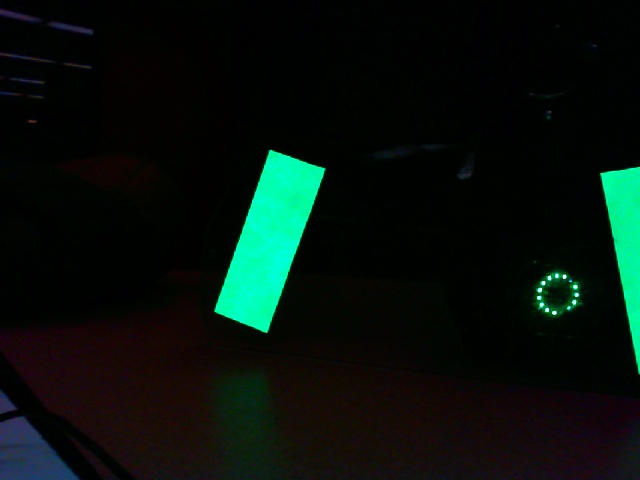
#> input picture images/cornersnap.jpg, 640 x 480 px, given in place of the camera
$ python Calibrator.py   (older library calls are emulated)
#> lines starting #> are read from the running program, lines starting #| are printed output that depends on the picture; after the words box and inside, x2 and y2 are one past the last pixel; in counts of white or black regions, pixels touching at a corner belong together
### Constants.py
import threading

import numpy as np
import csv

class Constants:

    xLock = threading.Lock()
    x = 0

    lowArray = np.array([])
    highArray = np.array([])

    '''
    Debug Modes:
    0 - No Debugging.  For use on field
    1 - Display Image.  Print Yaw and Pitch
    2 - Print All Points and Slopes
    3 - 1 & 2
    '''

    debugLevel = 3

    def isDebug(self):
        return self.debugLevel > 0

    def getDebug(self):
        return self.debugLevel

    def readValues(self):
        with open('HSV_Values.csv') as csv_file:
#> (reads HSV_Values.csv from the repository)
            csv_reader = csv.reader(csv_file, delimiter=',')
            low = next(csv_reader)
            high = next(csv_reader)

            for val in low:
                self.lowArray = np.append(self.lowArray, int(val))

            for val in high:
                self.highArray = np.append(self.highArray, int(val))

            return self.lowArray, self.highArray


    def readIndividualValues(self):
        vals = self.readValues()
        print(vals[0][0],vals[0][1],vals[0][2],vals[1][0],vals[1][1],vals[1][2])
        return int(vals[0][0]),int(vals[0][1]),int(vals[0][2]),int(vals[1][0]),int(vals[1][1]),int(vals[1][2])

    def writeValues(self,lH,lS,lV,hH,hS,hV):
        with open('HSV_Values.csv', 'w', newline='') as csvfile:
            output = csv.writer(csvfile, delimiter=',', )
            output.writerow([lH,lS,lV])
            output.writerow([hH,hS,hV])

### Calibrator/Calibrator.py
import cv2
import numpy as np

from Constants import Constants

c = Constants()

cap = cv2.VideoCapture(1)

def nothing(x):
    pass

# Creating a window for later use
cv2.namedWindow('low')
cv2.namedWindow('high')
cv2.namedWindow('result')

# Starting with 100's to prevent error while masking
lH, lS, lV, hH, hS, hV = c.readIndividualValues()

# Creating track bar
cv2.createTrackbar('Low H', 'low',0,179,nothing)
cv2.setTrackbarPos('Low H', 'low', lH)
cv2.createTrackbar('Low S', 'low',0,255,nothing)
cv2.setTrackbarPos('Low S', 'low', lS)
cv2.createTrackbar('Low V', 'low',0,255,nothing)
cv2.setTrackbarPos('Low V', 'low', lV)

cv2.createTrackbar('High H', 'high',0,179,nothing)
cv2.setTrackbarPos('High H', 'high', hH)
cv2.createTrackbar('High S', 'high',0,255,nothing)
cv2.setTrackbarPos('High S', 'high', hS)
cv2.createTrackbar('High V', 'high',0,255,nothing)
cv2.setTrackbarPos('High V', 'high', hV)

while True:

    _, frame = cap.read()
#> frame is the input picture: shape (480, 640, 3); mean B, G, R 12.6, 17.8, 6.4

    #converting to HSV
    hsv = cv2.cvtColor(frame,cv2.COLOR_BGR2HSV)
#> hsv: shape (480, 640, 3); mean H, S, V 60.6, 208.2, 21

    # get info from track bar and appy to result
    lH = cv2.getTrackbarPos('Low H', 'low')
    lS = cv2.getTrackbarPos('Low S', 'low')
    lV = cv2.getTrackbarPos('Low V', 'low')
    hH = cv2.getTrackbarPos('High H', 'high')
    hS = cv2.getTrackbarPos('High S', 'high')
    hV = cv2.getTrackbarPos('High V', 'high')

    c.writeValues(lH, lS, lV, hH, hS, hV)

    # Normal masking algorithm
    lower = np.array([lH, lS, lV])
    upper = np.array([hH, hS, hV])

    mask = cv2.inRange(hsv, lower, upper)
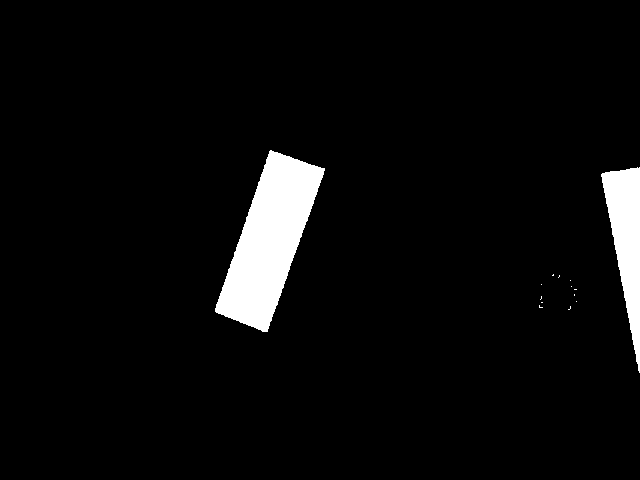
#> mask: shape (480, 640); 4.6% white; 14 white regions (12 under 20 px)

    result = cv2.bitwise_and(frame,frame,mask = mask)
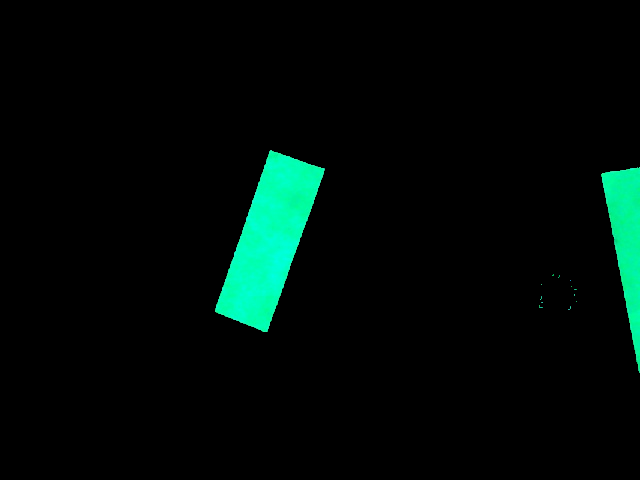
#> result: shape (480, 640, 3); mean B, G, R 8, 11.5, 0.1

    filtered = result.copy()

    res, contours, hierarchy = cv2.findContours(mask, cv2.RETR_TREE, cv2.CHAIN_APPROX_NONE)
#> contours = 14 contours, 12 with area under 20; largest, box (x1, y1, x2, y2) and area: (215, 150, 325, 332) 9759, (601, 167, 640, 373) 3908

    font = cv2.FONT_HERSHEY_PLAIN
    for contour in contours:
        try:
            M = cv2.moments(contour)
            x = int(M["m10"] / M["m00"])
            y = int(M["m01"] / M["m00"])
            cv2.putText(frame, str(cv2.contourArea(contour)), (x, y), font, 2.0, (255,255,255), lineType=16)
        except ZeroDivisionError:
            pass
#> this loop made 14 passes
#> contour on passes 3, 4, 6, 7, 8, 9, 10, 11: [[541, 302], [542, 302]], [[576, 301]], [[574, 294], [574, 295]], [[574, 289], [575, 289], [576, 289], [575, 289]], [[571, 286]], [[541, 284]], [[570, 280]], [[559, 275], [559, 276], [558, 277], [559, 276]]
#> (x, y) on passes 2, 13, 14: (539, 306), (626, 237), (268, 240)
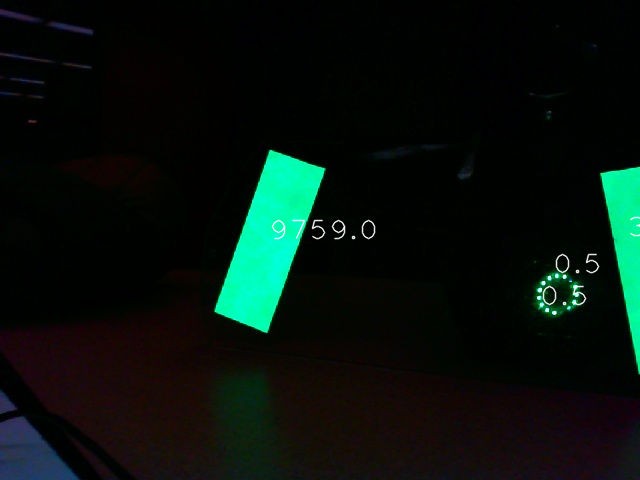
#> frame: shape (480, 640, 3); 0.42% of pixels changed, all inside (x1, y1, x2, y2) = (271, 216, 640, 306)
    cv2.drawContours(result, contours, -1, (0, 255, 0), 3)
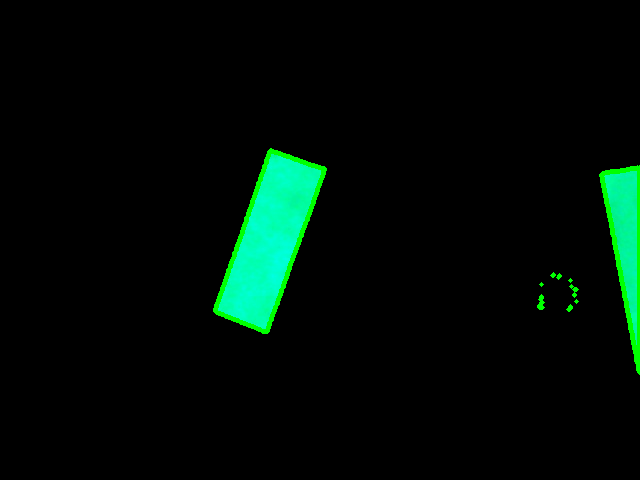
#> result: shape (480, 640, 3); 1.34% of pixels changed, all inside (x1, y1, x2, y2) = (213, 148, 640, 375)

    images = np.hstack((frame, filtered, result))
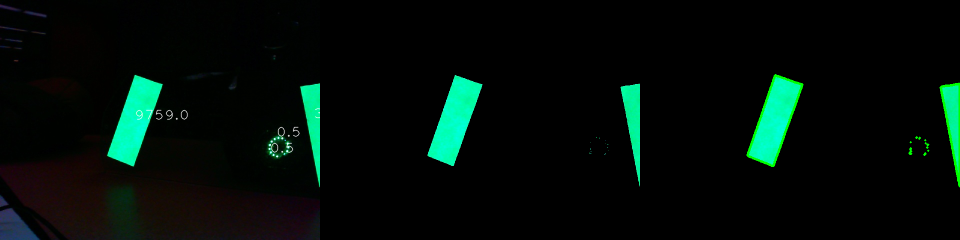
#> images: shape (480, 1920, 3) (shown at 1/2 size); mean B, G, R 9.2, 14.2, 2.3

    cv2.imshow('result', images)

    k = cv2.waitKey(5) & 0xFF
#> (key Esc is pressed here)
    if k == 27:
        break

cap.release()

cv2.destroyAllWindows()
